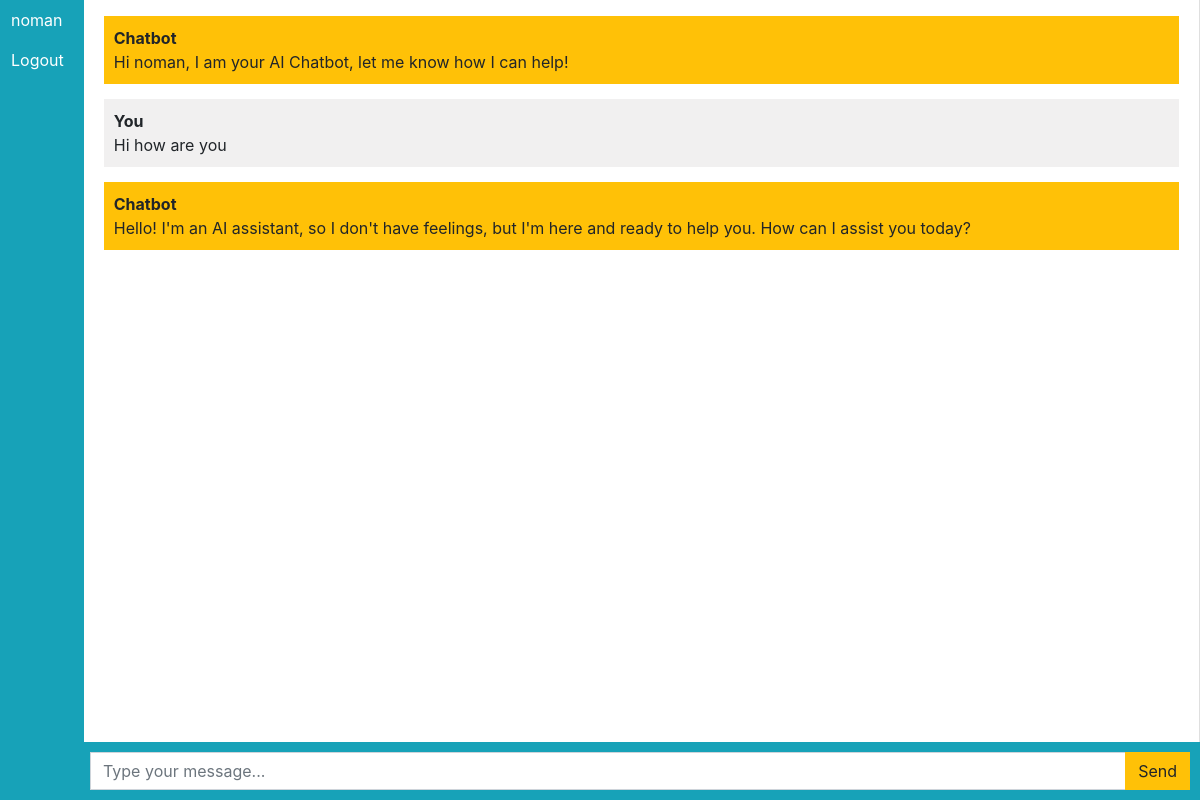
Page /chatbot (signed in) on the committed database.
### chatbot/models.py (models this page shows, shortened)
class Chat(models.Model):
    user = models.ForeignKey(User, on_delete=models.CASCADE)
    message = models.TextField()
    response = models.TextField()
    created_at = models.DateTimeField(auto_now_add=True)

### chatbot/views.py (the view)
# urls.py: path('chatbot', views.chatbot, name='chatbot'),
def chatbot(req):
    chats = Chat.objects.filter(user=req.user)
    if req.method == 'POST':
        message = req.POST.get('message')
        response = askOpenai(message)
        chat = Chat(user=req.user, message=message, response=response, created_at=timezone.now)
        chat.save()
        return JsonResponse({'message': message, 'response': response})
    return render(req, 'chatbot.html', {'chats': chats})

### templates/chatbot.html (shortened to what this page needs)
{% extends 'base.html' %}  {% block content %}
<div class="chat-container">
  <div class="card flex-row flex-grow-1">
    <div class="card-header bg-info text-white"><p>{{user.username}}</p><a href="logout" style="color: white; text-decoration: none;">Logout</a></div>
    <div class="card-body messages-box">
      <ul class="list-unstyled messages-list">
        {% if chat|length == 0 %}
          <li class="message received">
            <div class="message-text">
              <div class="message-sender">
                <b>Chatbot</b>
              </div>
              <div class="message-content">
                Hi {{user.username}}, I am your AI Chatbot, let me know how I can help!
              </div>
            </div>
          </li>
        {% endif %}
        {% for chat in chats %}
          {% if chat.user == request.user %}
             <li class="message sent">
              <div class="message-text">
                <div class="message-sender">
                  <b>You</b>
                </div>
                <div class="message-content">
                  {{chat.message}}
                </div>
              </div>
            </li>
            <li class="message received">
              <div class="message-text">
                <div class="message-sender">
                  <b>Chatbot</b>
                </div>
                <div class="message-content">
                  {{chat.response}}
                </div>
              </div>
            </li>
          {% endif %}
        {% endfor %}
      </ul>
    </div>
    <br /><br />
    <br /><br />
    <br /><br />
  </div>
  <form class="message-form">
    <div class="input-group">
      <input
        type="text"
        class="form-control message-input"
        placeholder="Type your message..."
      />
      <div class="input-group-append">
        <button type="submit" class="btn btn-warning btn-send">Send</button>
      </div>
    </div>
  </form>
</div>
{% endblock %}

### templates/chatbot.html (style rules this page uses)
body, html { height: 100%; background-color: black; }
.messages-box { flex: 1; overflow-y: auto; }
.messages-list { padding-left: 0; }
.message { margin-bottom: 15px; list-style: none; }
.message-text { padding: 10px; border-radius: 5px; }
.sent { background-color: #f1f0f0; align-self: flex-end; }
.received { background-color: #ffc107; align-self: flex-start; }
.message-form { display: flex; position: fixed; bottom: 0; left: 0; right: 0; padding: 10px; background-color: #17a2b8; }
.message-input { flex: 1; border-radius: 0; border-right: none; }
.btn-send { border-radius: 0; }
.chat-container { height: 100%; display: flex; flex-direction: column; margin-left: -10px; margin-top: -5px; }
.input-group { padding-left: 80px; }

### rows in the picture
Chat: message "Hi how are you", response "Hello! I'm an AI assistant, so I don't have feelings, but I'm here and ready to help you. How can I assist you today?"

### other values in the picture
{{ user.username }} "noman"
